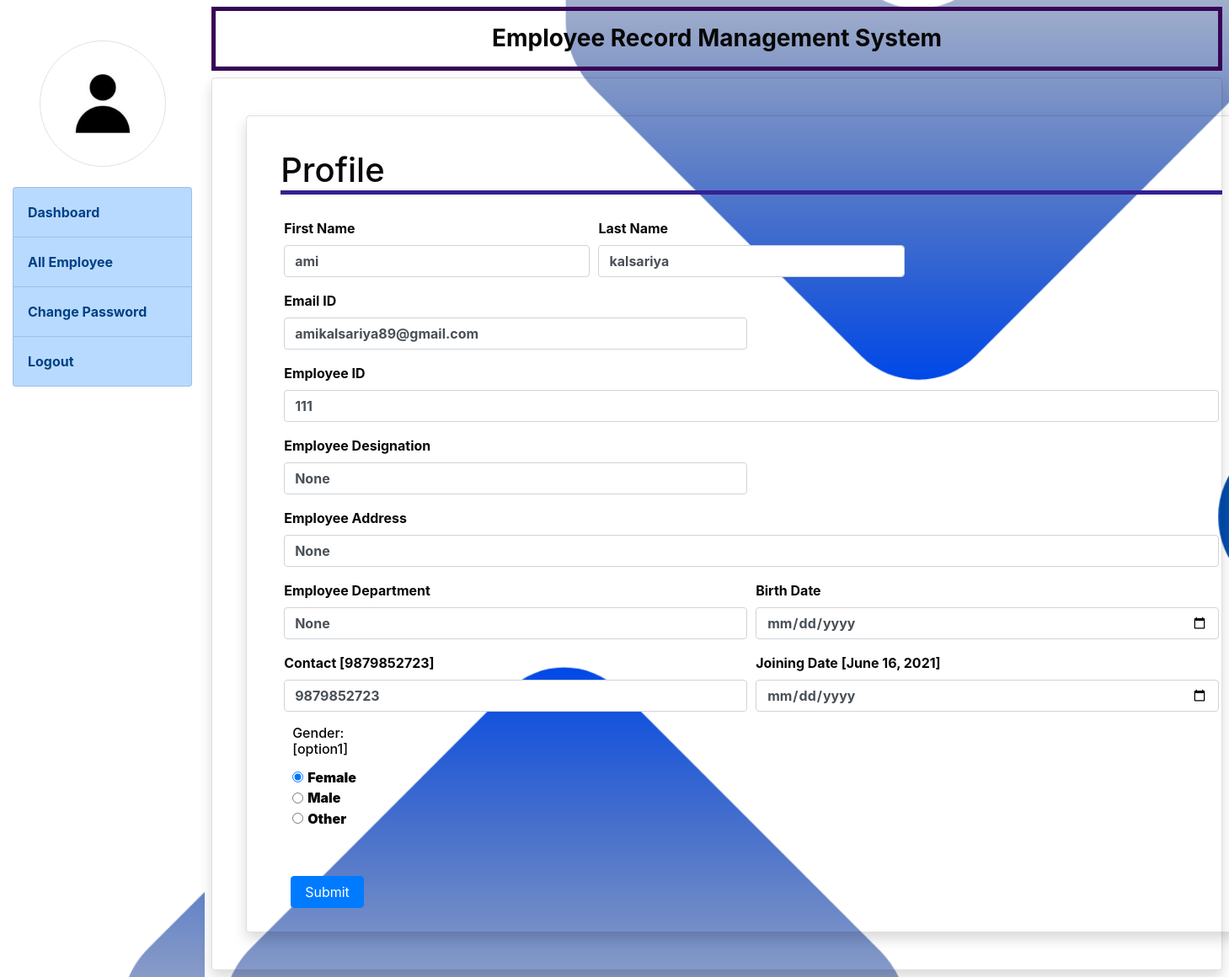
/admin_edit_profile/21 (signed in), run on the app's committed database.
### EMS_APP/models.py (models this page shows, shortened)
class EmployeeDetail(models.Model):
    user = models.ForeignKey(User,on_delete=models.CASCADE)
    emp_id = models.CharField(max_length=50,primary_key=True)
    department = models.CharField(max_length=50, null=True)
    designation = models.CharField(max_length=255,null=True)
    contact = models.CharField(max_length=255,null=True)
    gender = models.CharField(max_length=50,null=True)
    joining_date = models.DateField(null=True)
    date_of_birth = models.DateField(null=True)
    address = models.CharField(max_length=255,null=True)

### EMS_APP/views.py (the view, shortened to what this page needs)
# urls.py: path('admin_edit_profile/<int:pid>',views.admin_edit_profile,name='admin_edit_profile'),
def admin_edit_profile(request,pid):
    if not request.user.is_authenticated:
        return redirect('admin_login')
    error = ""
    employee = None
    user = User.objects.get(id=pid)
    employee = EmployeeDetail.objects.get(user=user)
    return render(request,'admin_edit_profile.html',{'employee': employee,'error': error})

### templates/admin_edit_profile.html (shortened to what this page needs)
{% extends 'admin_home_base.html' %}
    {% block main %}
    <div class="card shadow m-1 mx-auto" style="width:1200px ; color:rgb(9, 9, 9); ">
        <div class="card-body">
            <h1 class="p-0" style="border-bottom: 5px solid rgb(54, 32, 146)">
                Profile
            </h1>
        </div>
        <b><div class="container-lg  font-weight-bold;" style="color:rgb(8, 8, 8);">
            <form method="post">
                <div class="form-row">
                    <div class="col-sm-4">
                      <div class="form-group">
                        <label> First Name  </label>
                        <input type="text" name="first_name" class="form-control font-weight-bold" placeholder="Enter your first name" pattern="[A-Za-z]+"  value="{{employee.user.first_name}}"/>
                      </div>
                    </div>
                    <div class="col-sm-4">
                        <div class="form-group">
                          <label> Last Name  </label>
                          <input type="text" name="last_name" class="form-control font-weight-bold" placeholder="Enter your last name" pattern="[A-Za-z]+" value="{{employee.user.last_name}}" required />
                        </div>
                    </div>
                    <div class="col-sm-6">
                        <div class="form-group">
                          <label> Email ID </label>
                          <input type="email" name="email_id" class="form-control font-weight-bold" placeholder="Enter Your email ID" value="{{employee.user.email}}"  required/>
                        </div>
                    </div>
                    <div class="col-sm-12">
                        <div class="form-group">
                          <label> Employee ID </label>
                          <input type="text" name="emp_id" class="form-control font-weight-bold" placeholder="Enter your employee ID" value="{{employee.emp_id}}" required />
                        </div>
                    </div>
                    <div class="col-sm-6">
                        <div class="form-group">
                          <label> Employee Designation </label>
                          <input type="text" name="emp_desig" class="form-control font-weight-bold" placeholder="Designation" value="{{employee.designation}}" />
                        </div>
                    </div>
                    <div class="col-sm-12">
                        <div class="form-group">
                          <label> Employee Address </label>
                          <input type="text" name="emp_add" class="form-control font-weight-bold" placeholder="Address"  value="{{employee.address}}"/>
                        </div>
                    </div>
                    <div class="col-sm-6">
                        <div class="form-group">
                          <label> Employee Department</label>
                          <input type="text" name="emp_dept" class="form-control font-weight-bold" placeholder="Department"  value="{{employee.department}}"/>
                        </div>
                    </div>
                    <div class="col-sm-6">
                        <div class="form-group">
                          <label> Birth Date </label>
                          <input type="date" name="b_date" class="form-control font-weight-bold" placeholder="Birth date" value="{{employee.date_of_birth}}"  />
                        </div>
                    </div>
                    <div class="col-sm-6">
                        <div class="form-group">
                          <label> Contact [{{employee.contact}}] </label>
                          <input type="tel" name="contact" class="form-control font-weight-bold" placeholder="Contact Number" pattern="[0-9]+" value="{{employee.contact}}"  />
                        </div>
                    </div>
                    <div class="col-sm-6">
                        <div class="form-group">
                          <label> Joining Date [{{employee.joining_date}}]</label>
                          <input type="date" name="j_date" class="form-control font-weight-bold" placeholder="Joining date" value="{{employee.joining_date}}"  />
                        </div>
                    </div>
                    <b>
                    <div class="col-sm-6">
                        <h6 class="mb-2 pb-1">Gender:[{{employee.gender}}] </h6>
                        <div class="form-check form-check-inline">
                          <input class="form-check-input" type="radio" name="inlineRadioOptions" id="femaleGender"
                            value="option1" checked />
                          <label class="form-check-label" for="femaleGender">Female</label>
                        </div>
                        <div class="form-check form-check-inline">
                          <input class="form-check-input " type="radio" name="inlineRadioOptions" id="maleGender"
                            value="option2" />
                          <label class="form-check-label" for="maleGender">Male</label>
                        </div>
                        <div class="form-check form-check-inline">
                          <input class="form-check-input" type="radio" name="inlineRadioOptions" id="otherGender"
                            value="option3" />
                          <label class="form-check-label" for="otherGender">Other</label>
                        </div>
                    </div>
                    </b>
                </div>
                  <br>
                  <br>
                <input type="submit" value="Submit" class="m-2 px-3 btn btn-primary">
            </form>
        </div>
        </b>
    </div>
    {% endblock %}

### data on the page
EmployeeDetail: first_name "ami", last_name "kalsariya", email_id "amikalsariya89@gmail.com", emp_id "111", emp_desig "None", emp_add "None", emp_dept "None", contact "9879852723", joining_date "June 16, 2021", gender "option1"
